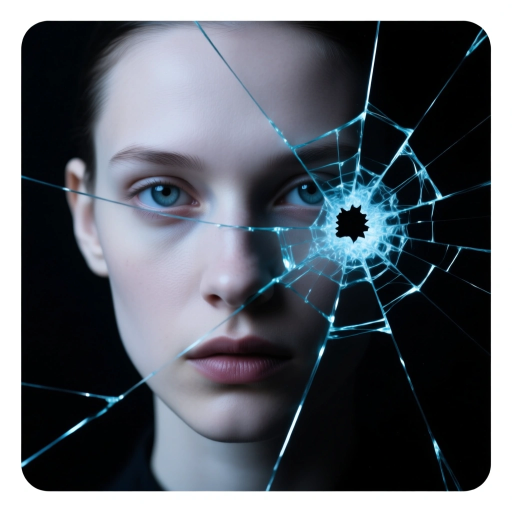
#> input picture _production/poster-source-v2.webp, 1024 x 1024 px (shown at 1/2 size)
$ python compose_poster.py
#> lines starting #> are read from the running program, lines starting #| are printed output that depends on the picture
from pathlib import Path

from PIL import Image, ImageDraw, ImageFont

ROOT = Path(__file__).resolve().parents[1]
SOURCE = ROOT / "_production" / "poster-source-v2.webp"
OUTPUT = ROOT / "public" / "poster.png"
THUMB = ROOT / "_production" / "poster-thumb.png"
FONT = "/System/Library/Fonts/Supplemental/Bodoni 72.ttc"

image = Image.open(SOURCE).convert("RGB")
#> image is the input picture: PIL image 1024x1024 RGB; mean R, G, B 90.9, 96.5, 104.3

# The platform raster included a generated white mockup margin. Crop only that
# accidental margin, then return to the required 1024px square.
image = image.crop((42, 42, 982, 982)).resize((1024, 1024), Image.Resampling.LANCZOS)
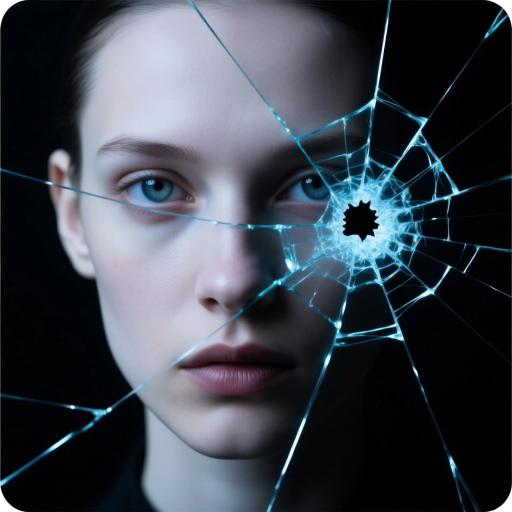
#> image: PIL image 1024x1024 RGB (shown at 1/2 size); mean R, G, B 60.5, 67.1, 76.3

# Quiet the top safe area so the title remains legible without turning the
# photograph into an interface.
veil = Image.new("RGBA", image.size, (0, 0, 0, 0))
#> veil: PIL image 1024x1024 RGBA; every value is 0
veil_pixels = veil.load()
for y in range(300):
    alpha = round(166 * (1 - y / 300) ** 1.65)
    for x in range(1024):
        veil_pixels[x, y] = (4, 6, 9, alpha)
image = Image.alpha_composite(image.convert("RGBA"), veil)
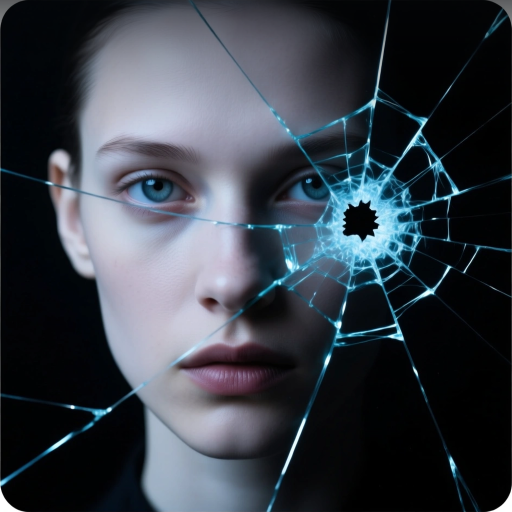
#> image: PIL image 1024x1024 RGBA (shown at 1/2 size); mean R, G, B, A 55.6, 62.1, 70.9, 255

draw = ImageDraw.Draw(image)
font = ImageFont.truetype(FONT, 92, index=0)
small = ImageFont.truetype(
    "/System/Library/Fonts/Supplemental/Arial Bold.ttf",
    15,
)

ivory = (246, 242, 234, 255)
muted = (246, 242, 234, 180)
draw.text((63, 42), "VISUAL STUDY / 01", font=small, fill=muted, spacing=0)
draw.multiline_text(
    (58, 62),
    "FRACTURE\nPORTRAIT",
    font=font,
    fill=ivory,
    spacing=-22,
)

poster_rgb = image.convert("RGB")
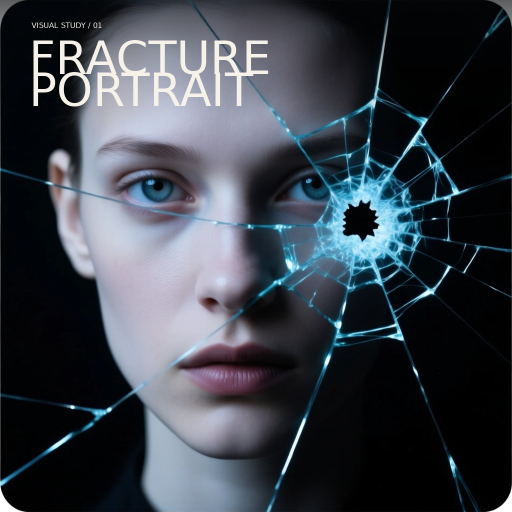
#> poster_rgb: PIL image 1024x1024 RGB (shown at 1/2 size); mean R, G, B 58.3, 64.6, 73.1
poster_rgb.quantize(
    colors=256,
    method=Image.Quantize.MEDIANCUT,
    dither=Image.Dither.FLOYDSTEINBERG,
).save(OUTPUT, "PNG", optimize=True)
image.resize((160, 160), Image.Resampling.LANCZOS).convert("RGB").save(
    THUMB,
    "PNG",
    optimize=True,
)
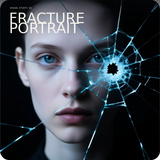
#> saved as poster-thumb.png: PIL image 160x160 RGB; mean R, G, B 58.4, 64.6, 73.1
